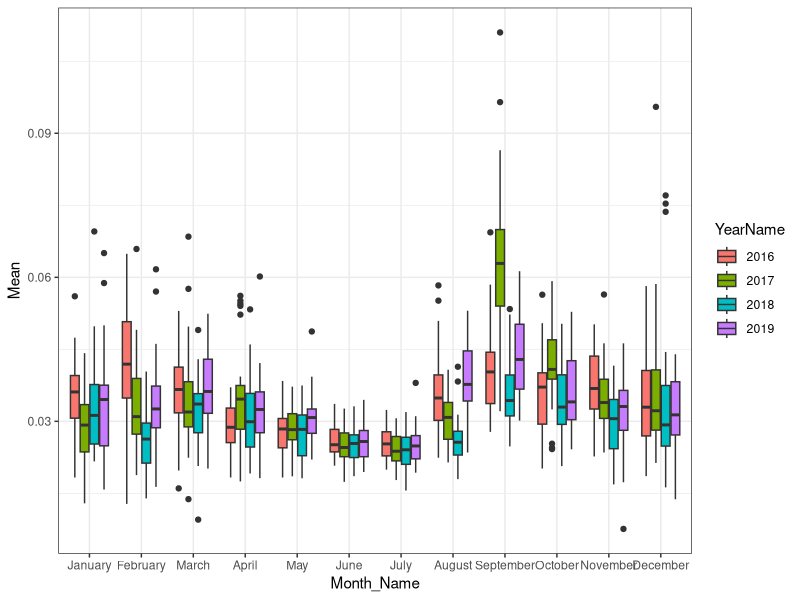
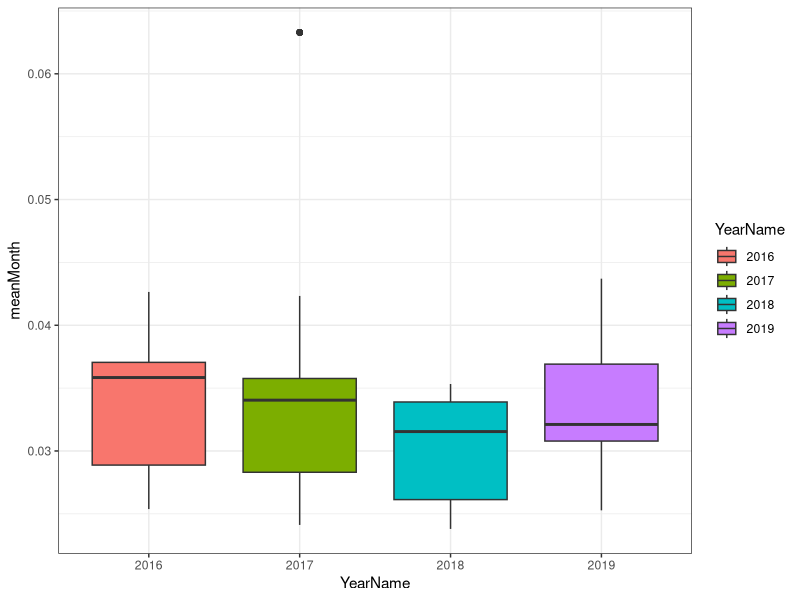
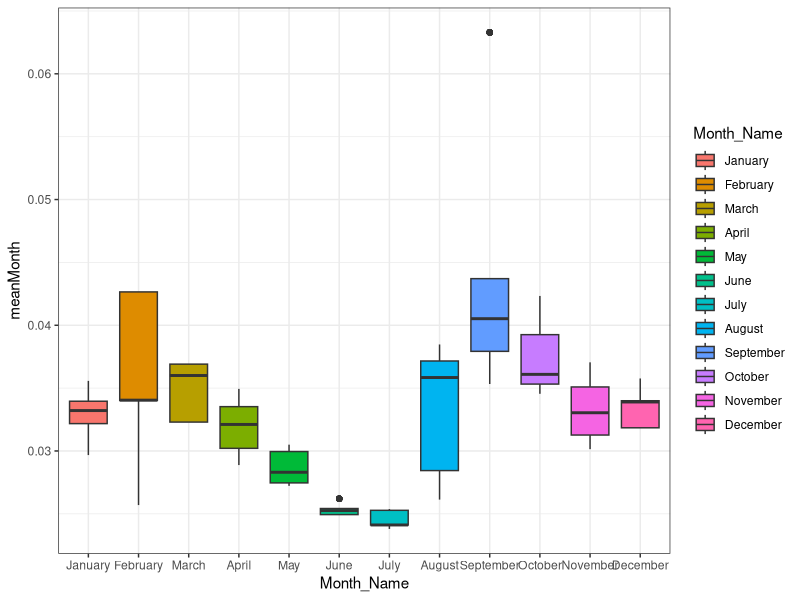
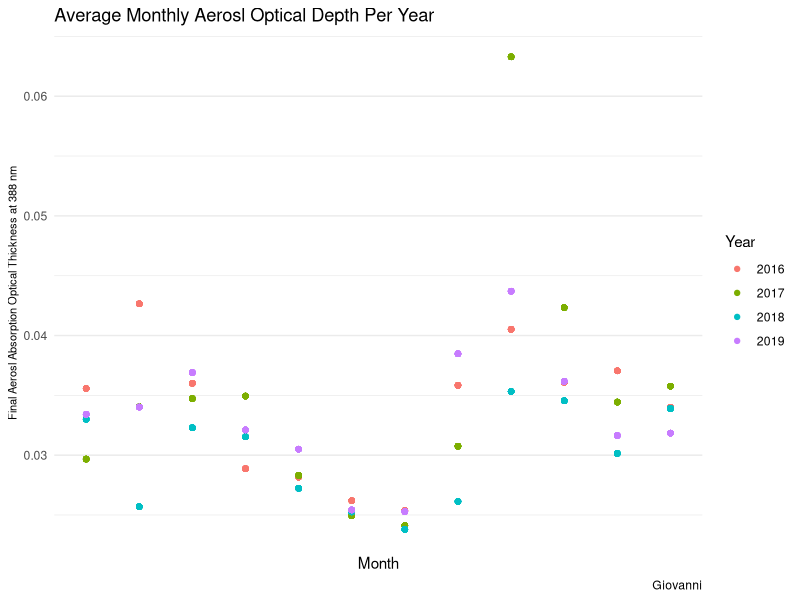
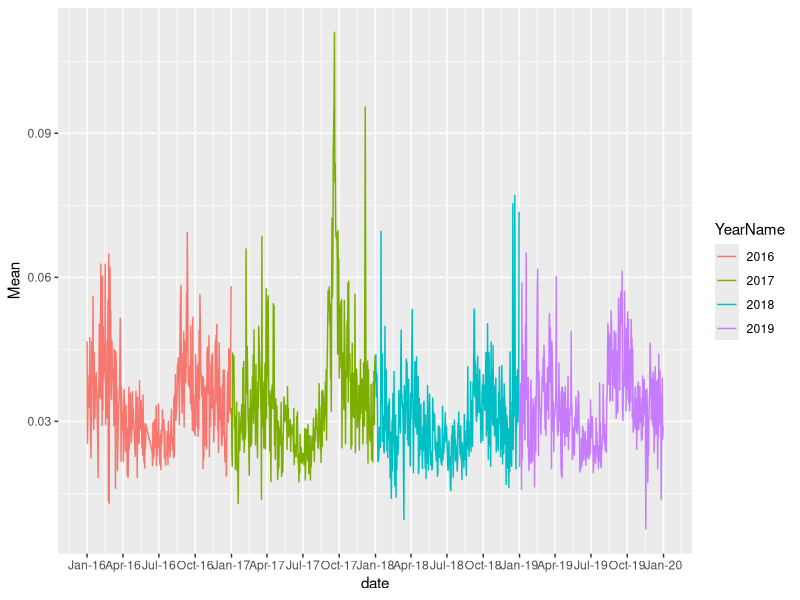

These charts were generated, in order, by the following R code:
## ---- chunk 1
knitr::opts_chunk$set(echo = TRUE)
library(tidyverse)
library(lubridate)
## ---- chunk 2
Aerosol <- read_csv("AerosolDepth.csv")


## ---- chunk 3
##making the time stamp and actual date
names(Aerosol)[names(Aerosol)=="Time"] <- "date"
Aerosol$date <- as.POSIXct(Aerosol$date, format = '%m/%d/%y')
Aerosol<- Aerosol %>%
separate(date, sep="-", into = c("Year", "Month", "Day"))
##Now we have year month day and hour but they are in chr formats so lets make it into a num
Aerosol$Year <- as.numeric(Aerosol$Year)
Aerosol$Month <- as.numeric(Aerosol$Month)
Aerosol$Day <- as.numeric(Aerosol$Day)
Aerosol$date <- 0
Aerosol <- Aerosol  %>%
      mutate( date = make_date(Year, Month, Day )  )


Aerosol <- Aerosol %>%
 mutate(
    YearName = case_when(
      Year =='2016' ~ "2016",
      Year == '2017'~ "2017",
      Year == '2018'~ "2018",
      Year == '2019'~ "2019",
      Year == '2020'~ "2020")) %>%
  mutate(
    Month_Name = case_when(
      Month == '1' ~ "January",
      Month == '2' ~ "February",
      Month == '3' ~ "March",
      Month == '4' ~ "April",
      Month == '5' ~ "May",
      Month == '6' ~ "June",
      Month == '7' ~ "July",
      Month == '8' ~ "August",
      Month == '9' ~ "September",
      Month == '10' ~ "October",
      Month == '11' ~ "November",
      Month == '12' ~ "December"))%>%
    mutate(Month_Name = factor(Month_Name))
Aerosol$Month_Name <- fct_reorder(Aerosol$Month_Name,  Aerosol$Month,min )
Aerosol$YearName <- as.factor(Aerosol$YearName)
##adding some filters on to the mean values (this is the values that giovanni filters in)
Aerosol <- Aerosol %>%
    filter(Mean <0.118793
  )%>%
  filter(Mean > 0.00495)

## ---- chunk 4

AerosolMonth <- Aerosol %>%

  group_by(Month, Year)%>%
  summarise(meanMonth = mean(Mean),YearName, Month_Name, date, Day ) %>%

 mutate(
    YearName = case_when(
      Year =='2016' ~ "2016",
      Year == '2017'~ "2017",
      Year == '2018'~ "2018",
      Year == '2019'~ "2019",
      Year == '2020'~ "2020")) %>%
  mutate(
    Month_Name = case_when(
      Month == '1' ~ "January",
      Month == '2' ~ "February",
      Month == '3' ~ "March",
      Month == '4' ~ "April",
      Month == '5' ~ "May",
      Month == '6' ~ "June",
      Month == '7' ~ "July",
      Month == '8' ~ "August",
      Month == '9' ~ "September",
      Month == '10' ~ "October",
      Month == '11' ~ "November",
      Month == '12' ~ "December"))%>%
    mutate(Month_Name = factor(Month_Name))
AerosolMonth$Month_Name <- fct_reorder(AerosolMonth$Month_Name,  AerosolMonth$Month,min )
AerosolMonth$YearName <- as.factor(AerosolMonth$YearName)

AerosolMonth$Month <- as.factor(AerosolMonth$Month)

AerosolMonth$Month <- as.numeric(AerosolMonth$Month)
## ---- chunk 5

ggplot(data = Aerosol, 
       mapping = aes(x = Month_Name,
                     y = Mean,
                     fill = YearName)) +  geom_boxplot() + theme_bw()

ggplot(data = AerosolMonth, 
       mapping = aes(x = YearName,
                     y = meanMonth,
                     fill = YearName)) +  geom_boxplot() + theme_bw()
ggplot(data = AerosolMonth, 
       mapping = aes(x = Month_Name,
                     y = meanMonth,
                     fill = Month_Name)) +  geom_boxplot() + theme_bw()

p<-ggplot(data = AerosolMonth, 
       mapping = aes(x =Month,
                     y = meanMonth, color=YearName
                ))  + geom_point()  +theme_minimal()+
    
scale_x_discrete(breaks=c("1","2","3","4","5","6","7","8","9","10","11","12"),
labels=c("1" = "Jan", "2" = "Feb", "3" = "Mar", "4" = "Apr", "5"= "May", "6" = "Jun", "7"= "Jul", "8"="Aug", "9" = "Sep", "10"= "Oct", "11"= "Nov", "12"= "Dec"))+
scale_color_discrete(name="Year") +
 labs(title="Average Monthly Aerosl Optical Depth Per Year", y="Final Aerosl Absorption Optical Thickness at 388 nm", x="Month", caption="Giovanni")
My_Theme = theme(
  axis.title.y = element_text(size = 8))
p+My_Theme

ggplot(data = Aerosol,
       mapping = aes(x = date,
                     y = Mean, 
                     color = YearName)) +  geom_line() +

scale_x_date(date_breaks = "3 months",
               date_labels = "%b-%y")
